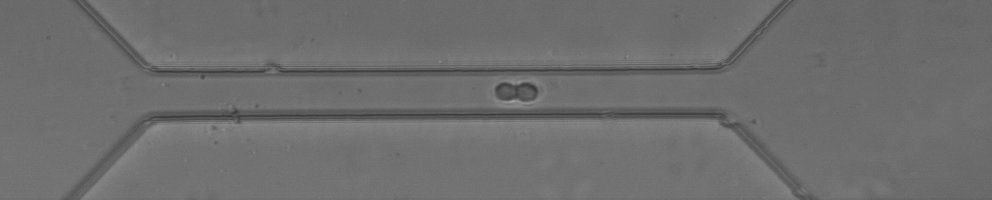
#> input picture Test_images/Slight under focus/0000.tiff, 992 x 200 px; its folder holds 4 pictures in this run; the run also reads 3 pictures not shown here
$ python 'multi pool.py'
#> lines starting #> are read from the running program, lines starting #| are printed output that depends on the picture; after the words box and inside, x2 and y2 are one past the last pixel; in counts of white or black regions, pixels touching at a corner belong together; long printed decimals are rounded; pictures that were not available may be replaced by others from this repository, and a replacement may not be noted
import cv2
import numpy as np
import math
import time
import os
from multiprocessing import Pool, cpu_count

def process_image(filename):
#> called with filename = '0000.tiff'
    img_path = os.path.join('Test_images/Slight under focus', filename)
    background_path = os.path.join('Test_images/Slight under focus', 'background.tiff')

    img = cv2.imread(img_path, cv2.IMREAD_GRAYSCALE)
#> img is the input picture: shape (200, 992); min 57, max 166, mean 109.8
    background = cv2.imread(background_path, cv2.IMREAD_GRAYSCALE)

    single_start_time = time.time()

    blur_img = cv2.GaussianBlur(img, (3, 3), 0)
    blur_background = cv2.GaussianBlur(background, (3, 3), 0)
    substract = cv2.subtract(blur_background, blur_img)
#> substract: shape (200, 992); every value is 0
    ret, binary = cv2.threshold(substract, 10, 255, cv2.THRESH_BINARY)
    kernel = cv2.getStructuringElement(cv2.MORPH_CROSS, (3, 3))
    erode1 = cv2.erode(binary, kernel)
    dilate1 = cv2.dilate(erode1, kernel)
    dilate2 = cv2.dilate(dilate1, kernel)
    erode2 = cv2.erode(dilate2, kernel)
    edge = cv2.Canny(erode2, 50, 150)
    contours, hierarchy = cv2.findContours(edge, cv2.RETR_TREE, cv2.CHAIN_APPROX_SIMPLE)
#> contours = []

    deformation = None
    if contours:
        cnt = contours[0]
        area = cv2.contourArea(cnt)
        perimeter = cv2.arcLength(cnt, True)
        circularity = float(2 * math.sqrt((math.pi) * area)) / perimeter
        deformation = 1 - circularity

    draw_image = np.zeros_like(img)
    contour_image = cv2.drawContours(draw_image, contours, -1, (255,255,255), 1)

    single_end_time = time.time()
    single_duration = single_end_time - single_start_time

    return filename, deformation, single_duration, contour_image

def main():
    start_time = time.time()

    image_files = [f for f in os.listdir('Test_images/Slight under focus') if f.endswith('.tiff') and f != 'background.tiff']

    with Pool(processes=cpu_count()) as pool:
        results = pool.map(process_image, image_files)
#> call 2 of process_image, with filename = '0001.tiff'
#> in process_image (call 2), `ret, binary = cv2.threshold(substract, 10, 255, cv2.THRESH_BINARY)`:
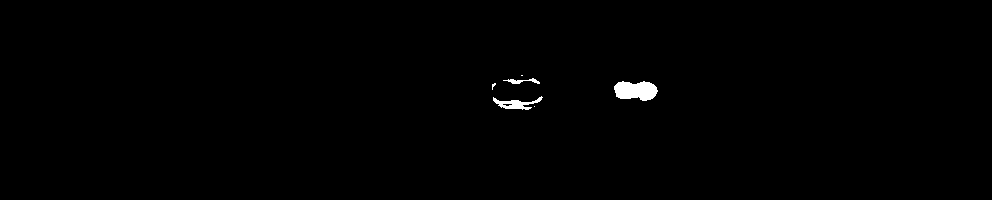
#> binary: shape (200, 992); 0.54% white; 6 white regions (3 under 20 px), largest, box (x1, y1, x2, y2) and area: (614, 81, 658, 101) 668, (493, 96, 543, 110) 286, (503, 78, 540, 84) 96
#> in process_image (call 2), `erode1 = cv2.erode(binary, kernel)`: erode1: shape (200, 992); 0.38% white; 9 white regions (6 under 20 px), largest, box (x1, y1, x2, y2) and area: (615, 82, 657, 100) 568, (494, 99, 529, 109) 126, (510, 80, 521, 83) 21
#> in process_image (call 2), `dilate1 = cv2.dilate(erode1, kernel)`: dilate1: shape (200, 992); 0.52% white; 6 white regions (1 under 20 px), largest, box (x1, y1, x2, y2) and area: (614, 81, 658, 101) 666, (493, 98, 530, 110) 238, (507, 79, 522, 84) 49, (531, 96, 543, 104) 37, (531, 78, 540, 84) 28
#> in process_image (call 2), `dilate2 = cv2.dilate(dilate1, kernel)`: dilate2: shape (200, 992); 0.67% white; 5 white regions (1 under 20 px), largest, box (x1, y1, x2, y2) and area: (613, 80, 659, 102) 768, (492, 95, 544, 111) 406, (506, 78, 523, 85) 81, (530, 77, 541, 85) 49
#> in process_image (call 2), `edge = cv2.Canny(erode2, 50, 150)`:
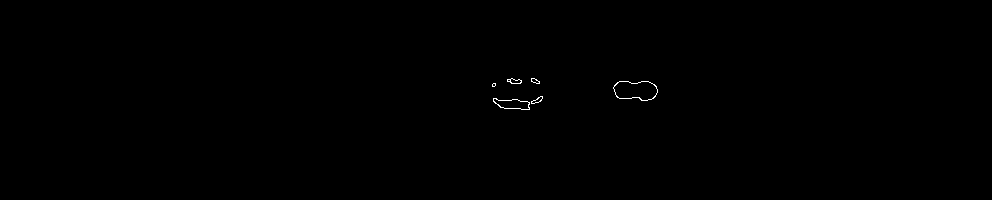
#> edge: shape (200, 992); 0.15% white in thin lines or dots, all inside (x1, y1, x2, y2) = (492, 78, 658, 110)
#> in process_image (call 2), `contours, hierarchy = cv2.findContours(edge, cv2.RETR_TREE, cv2.CHAIN_..`: contours = 13 contours, 3 with area under 20; largest, box (x1, y1, x2, y2) and area: (613, 81, 658, 101) 667, (613, 81, 658, 101) 654, (493, 98, 530, 110) 265, (493, 98, 530, 110) 255, (507, 78, 522, 84) 47
#> in process_image (call 2), `cnt = contours[0]`: cnt = contour of 25 points, box (x1, y1, x2, y2) (493, 98, 530, 110), area 265
#> in process_image (call 2), `area = cv2.contourArea(cnt)`: area = 265
#> in process_image (call 2), `perimeter = cv2.arcLength(cnt, True)`: perimeter = 88.63
#> in process_image (call 2), `circularity = float(2 * math.sqrt((math.pi) * area)) / perimeter`: circularity = 0.651
#> in process_image (call 2), `deformation = 1 - circularity`: deformation = 0.349
#> call 3 of process_image, with filename = '0004.tiff'
#> in process_image (call 3), `ret, binary = cv2.threshold(substract, 10, 255, cv2.THRESH_BINARY)`: binary: shape (200, 992); 0.74% white; 6 white regions (2 under 20 px), largest, box (x1, y1, x2, y2) and area: (937, 48, 970, 83) 622, (577, 82, 605, 104) 449, (493, 97, 542, 110) 282, (503, 78, 540, 85) 98
#> in process_image (call 3), `erode1 = cv2.erode(binary, kernel)`: erode1: shape (200, 992); 0.54% white; 11 white regions (7 under 20 px), largest, box (x1, y1, x2, y2) and area: (938, 49, 969, 82) 518, (578, 83, 604, 103) 373, (494, 99, 529, 108) 124, (510, 80, 521, 83) 20
#> in process_image (call 3), `dilate1 = cv2.dilate(erode1, kernel)`: dilate1: shape (200, 992); 0.72% white; 8 white regions (2 under 20 px), largest, box (x1, y1, x2, y2) and area: (937, 48, 970, 83) 620, (577, 82, 605, 104) 449, (493, 98, 530, 110) 232, (507, 79, 522, 84) 48, (531, 97, 542, 104) 34, (531, 78, 540, 85) 32
#> in process_image (call 3), `dilate2 = cv2.dilate(dilate1, kernel)`: dilate2: shape (200, 992); 0.92% white; 7 white regions (2 under 20 px), largest, box (x1, y1, x2, y2) and area: (936, 47, 971, 84) 726, (576, 81, 606, 105) 525, (492, 96, 543, 111) 395, (506, 78, 523, 85) 80, (530, 77, 541, 86) 54
#> in process_image (call 3), `edge = cv2.Canny(erode2, 50, 150)`:
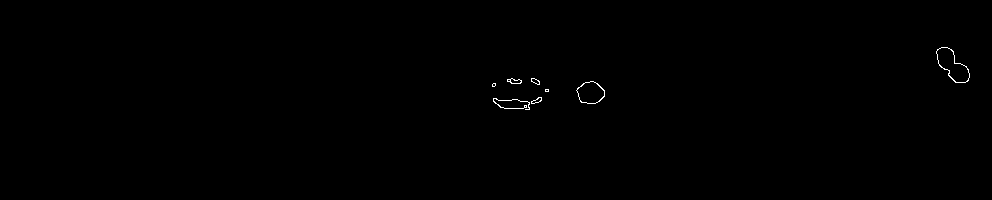
#> edge: shape (200, 992); 0.21% white in thin lines or dots, all inside (x1, y1, x2, y2) = (492, 47, 970, 110)
#> in process_image (call 3), `contours, hierarchy = cv2.findContours(edge, cv2.RETR_TREE, cv2.CHAIN_..`: contours = 17 contours, 7 with area under 20; largest, box (x1, y1, x2, y2) and area: (936, 47, 970, 83) 628, (936, 47, 970, 83) 610, (576, 81, 605, 104) 460, (576, 81, 605, 104) 441, (507, 78, 522, 84) 47
#> in process_image (call 3), `cnt = contours[0]`: cnt = contour of 55 points, box (x1, y1, x2, y2) (493, 98, 530, 110), area 14
#> in process_image (call 3), `area = cv2.contourArea(cnt)`: area = 14
#> in process_image (call 3), `perimeter = cv2.arcLength(cnt, True)`: perimeter = 180.9
#> in process_image (call 3), `circularity = float(2 * math.sqrt((math.pi) * area)) / perimeter`: circularity = 0.0733
#> in process_image (call 3), `deformation = 1 - circularity`: deformation = 0.927
#> call 4 of process_image, with filename = '0006.tiff'
#> in process_image (call 4), `ret, binary = cv2.threshold(substract, 10, 255, cv2.THRESH_BINARY)`:
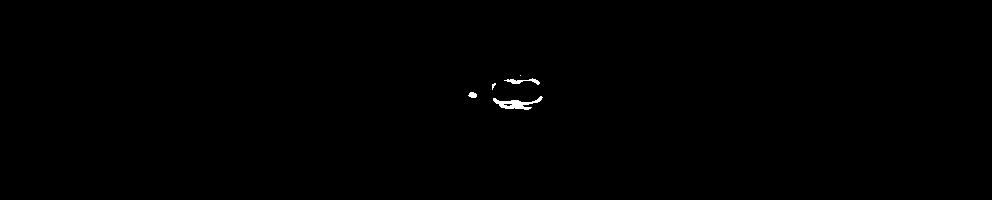
#> binary: shape (200, 992); 0.22% white; 5 white regions (2 under 20 px), largest, box (x1, y1, x2, y2) and area: (493, 96, 543, 110) 285, (504, 78, 540, 85) 100, (468, 92, 477, 98) 41
#> in process_image (call 4), `erode1 = cv2.erode(binary, kernel)`:
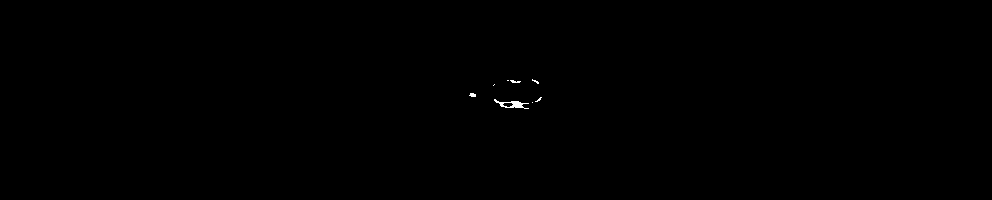
#> erode1: shape (200, 992); 0.1% white; 8 white regions (5 under 20 px), largest, box (x1, y1, x2, y2) and area: (494, 99, 529, 109) 133, (469, 93, 476, 97) 22, (510, 80, 521, 83) 21
#> in process_image (call 4), `dilate1 = cv2.dilate(erode1, kernel)`: dilate1: shape (200, 992); 0.21% white; 6 white regions (1 under 20 px), largest, box (x1, y1, x2, y2) and area: (493, 98, 530, 110) 239, (506, 79, 522, 84) 52, (468, 92, 477, 98) 41, (531, 96, 543, 104) 35, (531, 78, 540, 85) 32
#> in process_image (call 4), `dilate2 = cv2.dilate(dilate1, kernel)`:
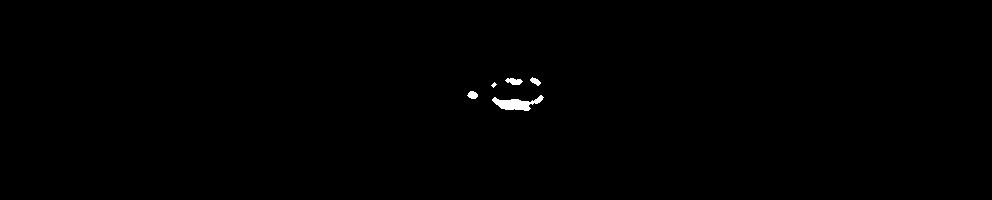
#> dilate2: shape (200, 992); 0.32% white; 5 white regions (1 under 20 px), largest, box (x1, y1, x2, y2) and area: (492, 95, 544, 111) 404, (505, 78, 523, 85) 86, (467, 91, 478, 99) 64, (530, 77, 541, 86) 54
#> in process_image (call 4), `edge = cv2.Canny(erode2, 50, 150)`:
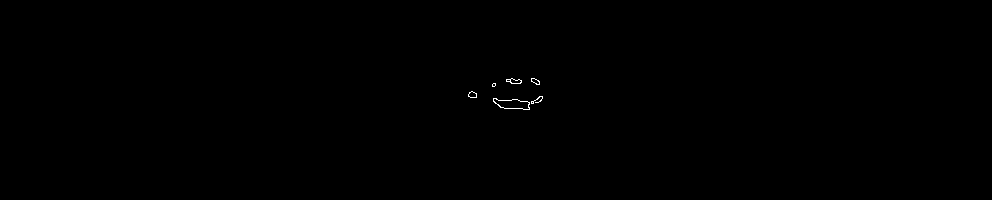
#> edge: shape (200, 992); 0.11% white in thin lines or dots, all inside (x1, y1, x2, y2) = (468, 78, 543, 110)
#> in process_image (call 4), `contours, hierarchy = cv2.findContours(edge, cv2.RETR_TREE, cv2.CHAIN_..`: contours = 13 contours, 5 with area under 20; largest, box (x1, y1, x2, y2) and area: (493, 98, 530, 110) 263, (493, 98, 530, 110) 253, (506, 78, 522, 84) 49, (468, 91, 477, 98) 38, (510, 78, 522, 84) 37, (468, 91, 477, 98) 36, (531, 78, 540, 85) 31, (531, 78, 540, 85) 27
#> in process_image (call 4), `cnt = contours[0]`: cnt = contour of 25 points, box (x1, y1, x2, y2) (493, 98, 530, 110), area 263
#> in process_image (call 4), `area = cv2.contourArea(cnt)`: area = 263
#> in process_image (call 4), `perimeter = cv2.arcLength(cnt, True)`: perimeter = 88.63
#> in process_image (call 4), `circularity = float(2 * math.sqrt((math.pi) * area)) / perimeter`: circularity = 0.649
#> in process_image (call 4), `deformation = 1 - circularity`: deformation = 0.351
#> results = 4 items

    total_duration = 0
    count = 0

    for filename, deformation, duration, contour_image in results:
        if deformation is not None:
            print(f'Deformability for {filename}: {deformation:.6f}')

        cv2.imshow(f'Processed image - {filename}', contour_image)
        cv2.waitKey(1)  # 顯示圖片，但不等待按鍵

        total_duration += duration
        count += 1
#> this loop made 4 passes
#> (filename, deformation, duration, total_duration) on passes 1 to 4: ('0000.tiff', None, 0.0144, 0.0144), ('0001.tiff', 0.349, 0.0351, 0.0494), ('0004.tiff', 0.927, 0.042, 0.0914), ('0006.tiff', 0.351, 0.0349, 0.126)
#| Deformability for 0001.tiff: 0.3489
#| Deformability for 0004.tiff: 0.9267
#| Deformability for 0006.tiff: 0.3513
#> after the loop, count = 4; total_duration = 0.126

    end_time = time.time()
    total_time = end_time - start_time
    avg_time = total_duration / count if count > 0 else 0
#> avg_time = 0.0316

    print(f'Total images processed: {count}')
#| Total images processed: 4
    print(f'Total processing time: {total_time:.6f} seconds')
    print(f'Average processing time per image: {avg_time:.6f} seconds')
#| Average processing time per image: 0.03158 seconds
    #print(f'Total duration (sum of individual processing times): {total_duration:.6f} seconds')

    cv2.waitKey(0)
    cv2.destroyAllWindows()

if __name__ == '__main__':
    main()
